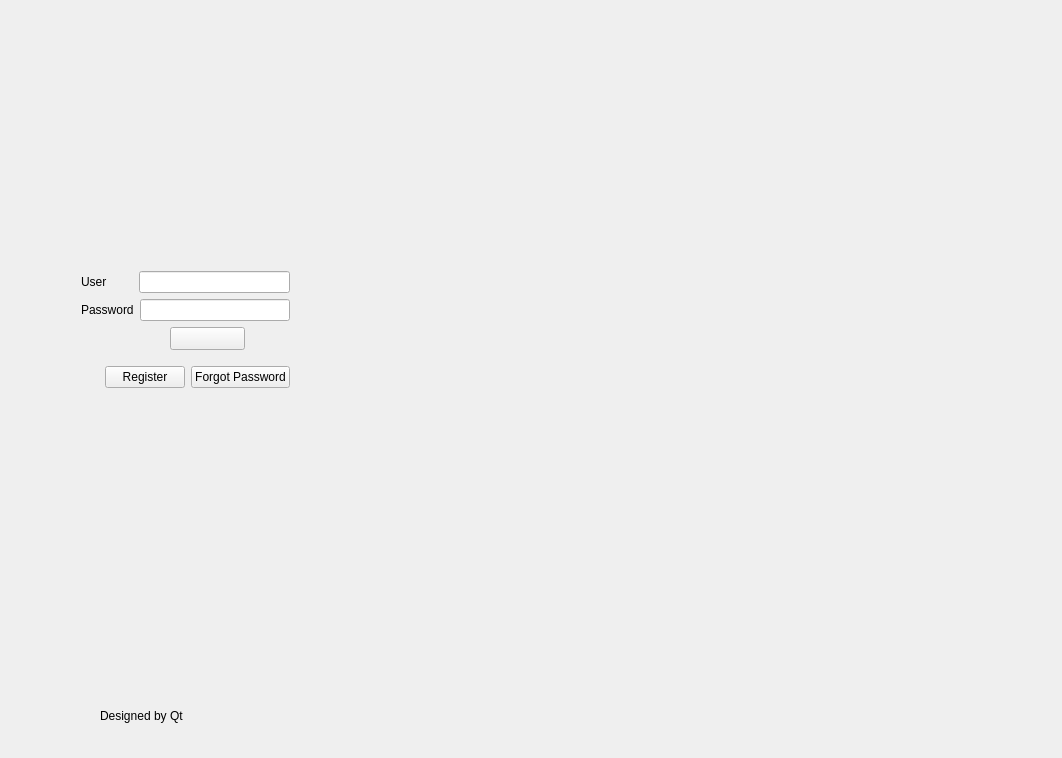
<?xml version="1.0" encoding="UTF-8"?>
<ui version="4.0">
 <class>LIBPROClass</class>
 <widget class="QMainWindow" name="LIBPROClass">
  <property name="geometry">
   <rect>
    <x>0</x>
    <y>0</y>
    <width>1062</width>
    <height>758</height>
   </rect>
  </property>
  <property name="windowTitle">
   <string>LIBPRO</string>
  </property>
  <property name="windowIcon">
   <iconset resource="LIBPRO.qrc">
    <normaloff>:/LIBPRO/icon.png</normaloff>:/LIBPRO/icon.png</iconset>
  </property>
  <property name="styleSheet">
   <string notr="true">#centralWidget{	
	border-image: url(:/LIBPRO/menu.jpg);
}</string>
  </property>
  <widget class="QWidget" name="centralWidget">
   <widget class="QLabel" name="label_3">
    <property name="geometry">
     <rect>
      <x>100</x>
      <y>700</y>
      <width>111</width>
      <height>31</height>
     </rect>
    </property>
    <property name="whatsThis">
     <string>&lt;html&gt;&lt;head/&gt;&lt;body&gt;&lt;p&gt;&lt;span style=&quot; font-size:12pt; font-style:italic;&quot;&gt;Designed by &lt;/span&gt;&lt;a href=&quot;https://www.qt.io/&quot;&gt;&lt;span style=&quot; text-decoration: underline; color:#0000ff;&quot;&gt;Qt&lt;/span&gt;&lt;/a&gt;&lt;/p&gt;&lt;/body&gt;&lt;/html&gt;</string>
    </property>
    <property name="styleSheet">
     <string notr="true">Designed by Qt</string>
    </property>
    <property name="text">
     <string>Designed by Qt</string>
    </property>
    <property name="textFormat">
     <enum>Qt::PlainText</enum>
    </property>
    <property name="openExternalLinks">
     <bool>true</bool>
    </property>
   </widget>
   <widget class="QFrame" name="frame">
    <property name="geometry">
     <rect>
      <x>70</x>
      <y>250</y>
      <width>231</width>
      <height>161</height>
     </rect>
    </property>
    <layout class="QVBoxLayout" name="verticalLayout_3">
     <item>
      <layout class="QVBoxLayout" name="verticalLayout_2">
       <item>
        <layout class="QVBoxLayout" name="verticalLayout">
         <item>
          <layout class="QHBoxLayout" name="horizontalLayout_2">
           <item>
            <widget class="QLabel" name="label">
             <property name="text">
              <string>User        </string>
             </property>
            </widget>
           </item>
           <item>
            <widget class="QLineEdit" name="lineEdit_user"/>
           </item>
          </layout>
         </item>
         <item>
          <layout class="QHBoxLayout" name="horizontalLayout">
           <item>
            <widget class="QLabel" name="label_2">
             <property name="text">
              <string>Password</string>
             </property>
            </widget>
           </item>
           <item>
            <widget class="QLineEdit" name="lineEdit_pass">
             <property name="echoMode">
              <enum>QLineEdit::Password</enum>
             </property>
            </widget>
           </item>
          </layout>
         </item>
        </layout>
       </item>
       <item>
        <layout class="QHBoxLayout" name="horizontalLayout_4">
         <item>
          <spacer name="horizontalSpacer_2">
           <property name="orientation">
            <enum>Qt::Horizontal</enum>
           </property>
           <property name="sizeHint" stdset="0">
            <size>
             <width>40</width>
             <height>20</height>
            </size>
           </property>
          </spacer>
         </item>
         <item>
          <spacer name="horizontalSpacer_4">
           <property name="orientation">
            <enum>Qt::Horizontal</enum>
           </property>
           <property name="sizeHint" stdset="0">
            <size>
             <width>40</width>
             <height>20</height>
            </size>
           </property>
          </spacer>
         </item>
         <item>
          <widget class="QPushButton" name="pushButtonLogin">
           <property name="minimumSize">
            <size>
             <width>75</width>
             <height>23</height>
            </size>
           </property>
           <property name="styleSheet">
            <string notr="true">border-image: url(:/LIBPRO/loginbutton.png);</string>
           </property>
           <property name="text">
            <string/>
           </property>
          </widget>
         </item>
         <item>
          <spacer name="horizontalSpacer_3">
           <property name="orientation">
            <enum>Qt::Horizontal</enum>
           </property>
           <property name="sizeHint" stdset="0">
            <size>
             <width>28</width>
             <height>17</height>
            </size>
           </property>
          </spacer>
         </item>
        </layout>
       </item>
      </layout>
     </item>
     <item>
      <layout class="QHBoxLayout" name="horizontalLayout_3">
       <item>
        <spacer name="horizontalSpacer">
         <property name="orientation">
          <enum>Qt::Horizontal</enum>
         </property>
         <property name="sizeHint" stdset="0">
          <size>
           <width>40</width>
           <height>20</height>
          </size>
         </property>
        </spacer>
       </item>
       <item>
        <widget class="QPushButton" name="pushButtonRegister">
         <property name="text">
          <string>Register</string>
         </property>
        </widget>
       </item>
       <item>
        <widget class="QPushButton" name="pushButtonForgotPass">
         <property name="text">
          <string>Forgot Password</string>
         </property>
        </widget>
       </item>
      </layout>
     </item>
    </layout>
   </widget>
   <zorder>frame</zorder>
   <zorder>label_3</zorder>
   <zorder>pushButtonLogin</zorder>
   <zorder>pushButtonLogin</zorder>
  </widget>
 </widget>
 <layoutdefault spacing="6" margin="11"/>
 <resources>
  <include location="LIBPRO.qrc"/>
 </resources>
 <connections/>
</ui>
